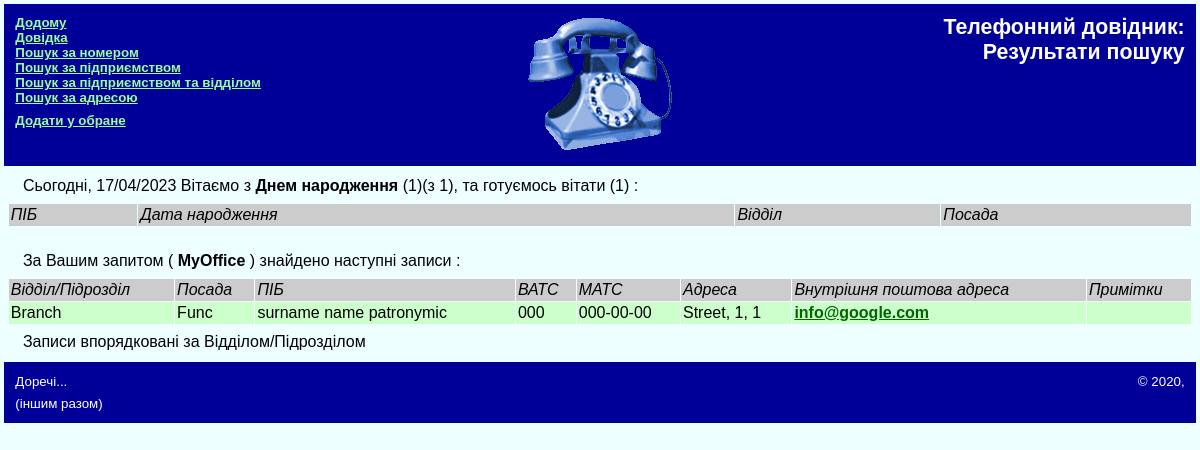
The page / on the database its author committed.
### tables this page shows
CREATE TABLE office (
  offid int(10) unsigned NOT NULL auto_increment,
  office varchar(50) COMMENT 'Назва Підприемства',
  PRIMARY KEY (offid)
) COMMENT 'Перелік Підприемств';

CREATE TABLE ophone (
  id int(10) unsigned NOT NULL auto_increment,
  number varchar(5) NOT NULL DEFAULT '' COMMENT 'Внутрішній номер',
  number1 varchar(13) COMMENT 'Міський номер',
  offid int(10) COMMENT 'Код організації',
  strid int(10) COMMENT 'Код вулиці',
  funid int(10) COMMENT 'Код посади',
  branid int(10) COMMENT 'Код Відділу',
  surname varchar(25) COMMENT 'Призвище',
  name varchar(25) COMMENT 'Імя',
  patronymic varchar(25) COMMENT 'По батькові',
  birthday DATE COMMENT 'Дата народження', 
  house varchar(8) COMMENT 'Номер будинка адреси організації',
  flat smallint(7) unsigned COMMENT 'Номер кабінета організації',
  note varchar(250) COMMENT 'Коментар',
  sortindex int(4) COMMENT 'Порядковий номер для сортування записів',
  userMail varchar(50) COMMENT 'Внутрішня поштова адреса',
  PRIMARY KEY (id),
  INDEX number (number),
  INDEX office (offid)
) COMMENT 'Телефони підприємства';

CREATE TABLE branch (
  branid int(10) unsigned NOT NULL auto_increment,
  branch varchar(150) COMMENT 'Назва відділу',
  branindex int(3) COMMENT 'Порядковий номер для сортування записів',
  PRIMARY KEY (branid)
) COMMENT 'Перелік відділів';

CREATE TABLE func (
  funid int(10) unsigned NOT NULL auto_increment,
  func varchar(250) COMMENT 'Назва посади',
  funindex  varchar(4) COMMENT 'Індекс посади для сортування у відділі',
  PRIMARY KEY (funid)
) COMMENT 'Перелік посад';

CREATE TABLE street (
  strid int(10) unsigned NOT NULL auto_increment,
  town_pre varchar(10) COMMENT 'Тип місця',
  town varchar(50) COMMENT 'Назва місця',
  street_pre varchar(20) COMMENT 'Тип вулиць',
  street varchar(50) COMMENT 'Назва вулиць',
  PRIMARY KEY (strid)
) COMMENT 'Перелік вулиць';

### index.php (called while the page is built, shortened)
<?php
include_once('base.inc');
$filename="index.php";
$sql = "SELECT offid FROM office LIMIT 1";
$res = mysqli_query($link, $sql) or exit($la_151_2." ".$filename.'index.php 9'. $sql);
$row = mysqli_fetch_assoc($res);
$value = $row['offid'];
include('searcho.inc');
?>

### lang_ua.php (called while the page is built, shortened)
<?php
$la_0="Додому";
$la_2="Довідка";
$la_3="Пошук за номером";
$la_6="Пошук за підприємством";
$la_7="Пошук за підприємством та відділом";
$la_8="Пошук за адресою";
$la_9="Додати у обране";
$la_10="Телефонний довідник:";
$la_11="Результати пошуку";
$la_31="знайдено наступні записи";
$la_34="ВАТС";
$la_35="МАТС";
$la_36="Відділ/Підрозділ";
$la_38="Адреса";
$la_42="За Вашим запитом";
$la_45="Посада";
$la_60="Доречі...";
$la_128="Записи впорядковані за Відділом/Підрозділом";
$la_130= "ПІБ";
$la_136="Примітки";
$la_139="Внутрішня поштова адреса";
$la_151_10="(іншим разом)";
?>

### searcho.inc (the view, shortened to what this page needs)
<?php
include_once('base.inc');
include_once('header.inc');
 $filename="searcho.inc";
$sql_b_today = "SELECT COUNT(*) AS b_today FROM ophone";
$res_b_today = mysqli_query($link, $sql_b_today) or exit('Похибка виконання запиту до БД.25.'.$filename);
$row_b_today = mysqli_fetch_assoc($res_b_today);
$b_today = $row_b_today['b_today'];
$sql_birthday = "SELECT *, CURDATE() as today, WEEKDAY(`birthday`) as day, DAYNAME(`birthday`) as dayname
	FROM ophone, func, office, street, branch
	WHERE office.offid= ophone.offid
	AND street.strid = ophone.strid
	AND func.funid = ophone.funid
	AND branch.branid = ophone.branid
	AND TIMESTAMPDIFF(
		DAY,
		DATE_ADD(`birthday`, INTERVAL YEAR(NOW())-YEAR(`birthday`) YEAR),
		NOW()
	) BETWEEN -1 AND 0 ORDER BY MONTH(birthday), DAY(birthday)" ;
$res_birthday = mysqli_query($link, $sql_birthday) or exit('Похибка виконання запиту до БД..'.$filename);
$sql_birthday7 = "SELECT *, CURDATE() as today, WEEKDAY(`birthday`) as day, DAYNAME(`birthday`) as dayname
	FROM ophone, func, office, street, branch
	WHERE office.offid= ophone.offid
	AND street.strid = ophone.strid
	AND func.funid = ophone.funid
	AND branch.branid = ophone.branid
	AND TIMESTAMPDIFF(
		DAY,
		DATE_ADD(`birthday`, INTERVAL YEAR(NOW())-YEAR(`birthday`) YEAR),
		NOW()
	) BETWEEN -7 AND -1 ORDER BY MONTH(birthday), DAY(birthday)" ;
$res_birthday7	 = mysqli_query($link, $sql_birthday7) or exit('Похибка виконання запиту до БД..'.$filename);
$sql_office = "SELECT office FROM office WHERE offid='{$value}'";
$res_office = mysqli_query($link, $sql_office) or exit('Похибка виконання запиту до БД..'.$filename);
$row_office = mysqli_fetch_assoc($res_office);
$off = $row_office['office'];
$sql = "SELECT id, number, number1, func,  office, branch, branindex, surname, name, patronymic, street, house, flat, note, userMail, sortindex
FROM ophone, func, office, street, branch
WHERE office.offid='{$value}'
AND street.strid = ophone.strid
AND func.funid = ophone.funid
AND branch.branid = ophone.branid
AND (NOT trim(number1)='' OR NOT trim(number)='')
ORDER BY branindex, sortindex ";
?>
<P>
	<?php echo "Сьогодні, ".date('d/m/Y ')." Вітаємо з " ?>
	<STRONG>
		<?php echo "Днем народження" ?>
	</STRONG>
	<?php echo "(".count($res_birthday).")(з $b_today), та готуємось вітати (".count($res_birthday7).")" ?>
	:
</P>
<TABLE WIDTH="100%" CELLPADDING="2" CELLSPACING="1" BORDER="0">
	<TR CLASS="head">
		<TD><?php echo "ПІБ"; ?></TD>
		<TD><?php echo "Дата народження" ?></TD>
		<TD><?php echo "Відділ" ?></TD>
		<TD><?php echo "Посада " ?></TD>
		</TR>
</TABLE>
<br />
<?php
$res = mysqli_query($link, $sql) or exit($la_151_2 ." ". $la_151_9);
if (mysqli_num_rows($res)) {
?>
<P>
	<?php echo $la_42 ?> (
	<STRONG>
		<?php echo $off ?>
	</STRONG>)
		<?php echo $la_31 ?> :
</P>
	<TABLE WIDTH="100%" CELLPADDING="2" CELLSPACING="1" BORDER="0">
	<TR CLASS="head">
		<TD><?php echo $la_36 ?></TD>
		<TD><?php echo $la_45 ?></TD>
		<TD><?php echo $la_130?></TD>
		<TD><?php echo $la_34 ?></TD>
		<TD><?php echo $la_35 ?></TD>
		<TD><?php echo $la_38 ?></TD>
		<TD><?php echo $la_139 ?></TD>
		<TD><?php echo $la_136 ?></TD>
	</TR>
	<?php
  	while ($row = mysqli_fetch_assoc($res)) {
	?>
	<TR CLASS="data">
		<TD><?php echo $row['branch'] ?></TD>
		<TD><?php echo $row['func'] ?></TD>
		<TD><?php echo $row['surname']." ".$row['name']." ".$row['patronymic'] ?></TD>
		<TD><?php echo $row['number'] ?></TD>
		<TD><?php echo $row['number1'] ?></TD>
		<TD><?php echo "{$row['street']}, {$row['house']}, {$row['flat']}" ?></TD>
		<TD>
			<a href="mailto:<?php echo $row['userMail'] ?>"><?php echo $row['userMail'] ?>
			</a>
		</TD>
		<TD><?php echo $row['note'] ?></TD>
	</TR>
	<?php
  	}
?>
</TABLE>
<P>
	<?php echo $la_128 ?>
</P>
<?php
} else {
?>
<P><?php echo $la_48 ?>.</P>
<?php
  include('notfnd.inc');
}
include('footer.inc');
?>

### header.inc (shortened to what this page needs)
<?php
include_once('lang_ua.php');
?>
<!DOCTYPE HTML PUBLIC "-//W3C//DTD HTML 4.01//EN" "http://www.w3.org/TR/html4/strict.dtd">
<HTML>
<HEAD>
<LINK REL=stylesheet HREF="style.css" TYPE="text/css">
</HEAD>
<BODY BGCOLOR="#FFFFFF">
<TABLE BORDER="0" CELLSPACING="0" CELLPADDING="4" WIDTH="100%">
<TR BGCOLOR="#000099">
<TD WIDTH="30%" VALIGN="TOP" NOWRAP>
<P CLASS="nav">
<A CLASS="nav" HREF="index.php"><?php echo $la_0 ?></A><BR>
<A CLASS="nav" HREF="dovidka.php"><?php echo $la_2 ?></A><BR>
<A CLASS="nav" HREF="searchx.php">
	<?php echo $la_3 ?>
</A>
<BR>
<A CLASS="nav" HREF="searcho.php"><?php echo $la_6 ?></A><BR>
<A CLASS="nav" HREF="searchoo.php"><?php echo $la_7 ?></A><BR>
<A CLASS="nav" HREF="searchp.php"><?php echo $la_8 ?></A>
</P>
<P CLASS="nav"><A CLASS="nav" HREF="javascript:Bookmark()"><?php echo $la_9 ?></A><BR></P>
</TD>
<TD ALIGN="center" VALIGN="top">
<IMG SRC="phone.png" WIDTH="150" HEIGHT="150" ALT="phone">
</TD>
<TD WIDTH="30%" ALIGN="right" VALIGN="top">
<P CLASS="big"><?php echo $la_10 ?>
	<BR><?php echo $la_11 ?>
</P>
</TD>
</TR>
<TR><TD COLSPAN="3">

### footer.inc (shortened to what this page needs)
				</TD>
			</TR>
			<?php
				include_once('base.inc');
				$sql = "SELECT quote FROM quote ORDER BY RAND() LIMIT 1";
				$res = mysqli_query($link, $sql) or exit('Ошибка при выполнении запроса к базе данных.');
				$row = mysqli_fetch_assoc($res);
				$str = ($row) ? $row['quote'] : $la_151_10;
			?>
			<TR BGCOLOR="#000099">
				<TD COLSPAN="2" VALIGN="top">
					<P CLASS="nav">
						<?php echo $la_60 ?>
					</P>
					<P CLASS="nav">
						<?php echo $str ?>
					</P>
				</TD>
				<TD ALIGN="right" VALIGN="top">
					<P CLASS="nav">
						&copy;&nbsp;2020,
					</P>
				</TD>
			</TR>
		</TABLE>
	</BODY>
</HTML>

### style.css (style rules this page uses)
BODY { background-color: #EEFFFF; color: #000000; font-family: Verdana, Helvetica, sans-serif; font-size: 10pt; margin: 0.1cm; }
A:link, A:visited { color: #006600; font-weight: bold; }
A.nav:link, A.nav:visited { color: #99FF99; }
P, OL, UL, LI, TD { font-family: Verdana, Helvetica, sans-serif; margin: 0.2cm 0.4cm; font-size: 12pt; font-weight: normal; }
P.nav { color: #FFFFFF; font-family: Verdana, Helvetica, sans-serif; font-size: 10pt; font-weight: normal; margin: 0.2cm 0.2cm; }
P.big { color: #FFFFFF; font-family: Tahoma, Helvetica, sans-serif; font-size: 16pt; font-weight: bold; margin: 0.1cm 0.2cm }
TR.head { background-color: #D6EEEE; background-color: #CCCCCC; font-family: Arial, Helvetica, sans-serif; font-size: 11pt; font-weight: normal; font-style: italic; }
TR.data { border-collapse: collapse; background-color: #CCFFCC; font-family: Arial, Helvetica, sans-serif; font-size: 11pt; font-weight: normal; font-style: normal; vertical-align: top; }

### rows shown on the page
office: office "MyOffice"
ophone: branid.branch "Branch", funid.func "Func", surname "surname", name "name", patronymic "patronymic", number "000", number1 "000-00-00", strid.street "Street", house "1", flat "1", userMail "info@google.com"

### other values the page prints
$la_0 "Додому"
$la_2 "Довідка"
$la_3 "Пошук за номером"
$la_6 "Пошук за підприємством"
$la_7 "Пошук за підприємством та відділом"
$la_8 "Пошук за адресою"
$la_9 "Додати у обране"
$la_10 "Телефонний довідник:"
$la_11 "Результати пошуку"
count($res_birthday) "1"
$b_today "1"
count($res_birthday7) "1"
$la_42 "За Вашим запитом"
$la_31 "знайдено наступні записи"
$la_36 "Відділ/Підрозділ"
